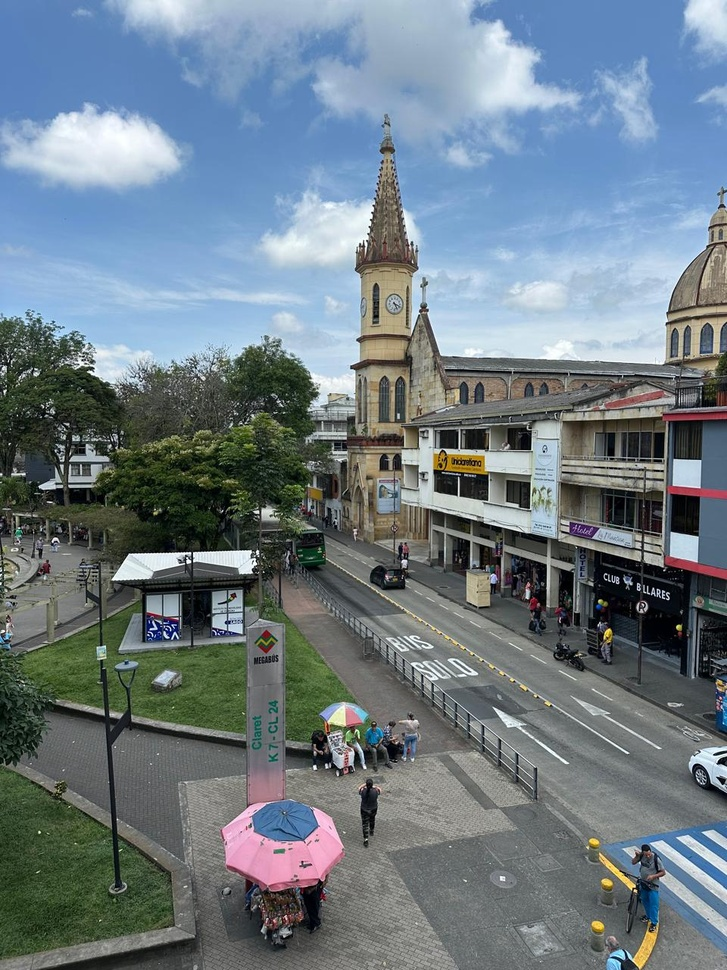
#> input picture Panorama/img3.jpg, 727 x 970 px, shrunk from 960 x 1280 before the run
$ python imagestiching.py
#> lines starting #> are read from the running program, lines starting #| are printed output that depends on the picture
"""
MÓDULO DE GENERACIÓN DE IMÁGENES PANORÁMICAS MEDIANTE STITCHING

Este módulo permite la unión de múltiples imágenes utilizando técnicas de visión por computadora.
Incluye la detección de puntos clave, la coincidencia de características y la estimación de homografía
para generar una imagen panorámica a partir de varias imágenes de entrada.

Autores:
    - Nairo Guerrero Marquez
    - Fabian Esteban Quintero
    - Juan Esteban Osorio Montoya
"""

import cv2
import numpy as np
import matplotlib.pyplot as plt


class Imagestiching:
    """
    Clase para realizar la unión de imágenes mediante la técnica de stitching.
    """

    def __init__(self, images: tuple):
        """
        Inicializa la clase con las imágenes a procesar.

        Args:
            images (tuple): Tupla con las rutas de las imágenes a unir.
        """
        # Carga las imágenes desde las rutas proporcionadas
        self.images = [cv2.imread(img) for img in images]
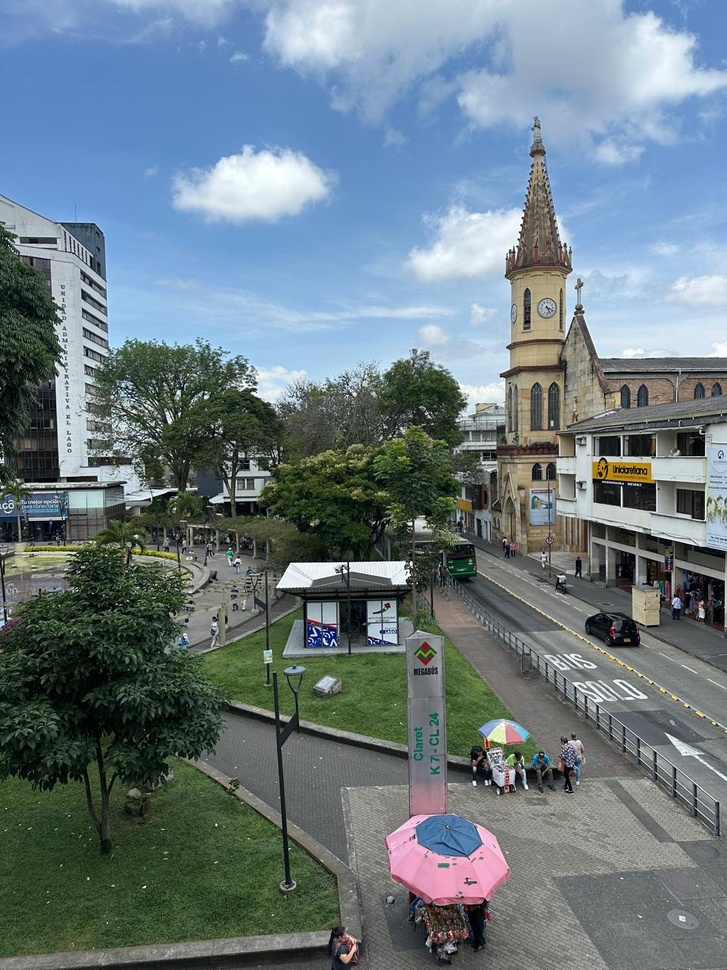
#> input picture Panorama/img2.jpg, 727 x 970 px, shrunk from 960 x 1280 before the run
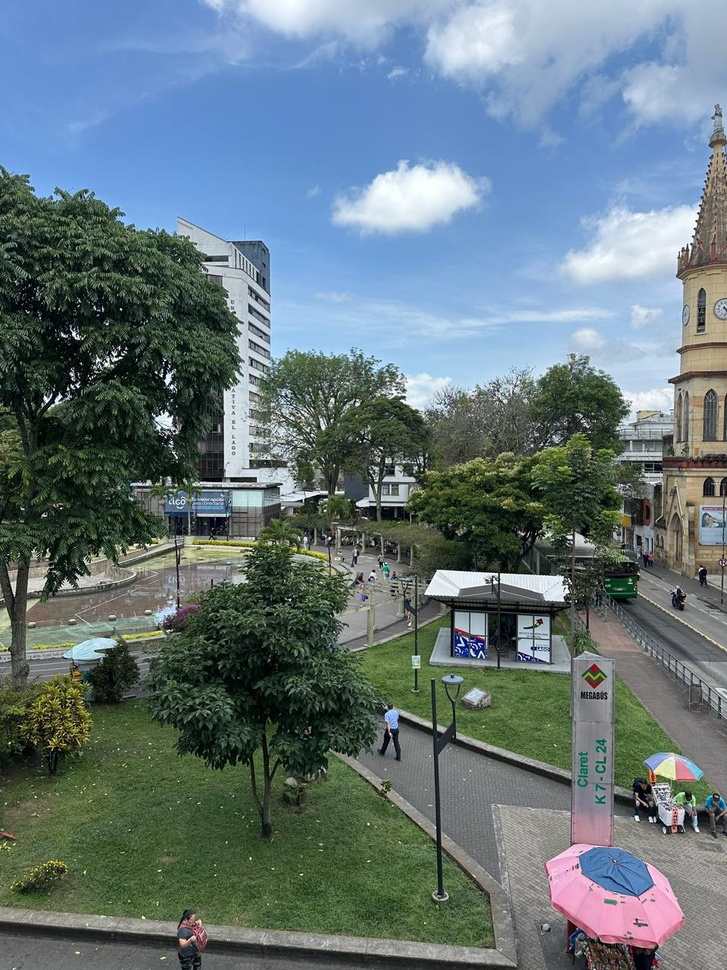
#> input picture Panorama/img1.jpg, 727 x 970 px, shrunk from 960 x 1280 before the run
#> self.images = 3 items
        # Crea un detector de características ORB
        self.descriptor = cv2.ORB.create()
        # Crea un comparador de características usando el algoritmo BFMatcher con norma Hamming
        self.matcher = cv2.BFMatcher(cv2.NORM_HAMMING, crossCheck=True)

    def processimages(self, image):
        """
        Convierte la imagen a escala de grises y RGB.

        Args:
            image (numpy.ndarray): Imagen en formato BGR.

        Returns:
            tuple: Imagen en escala de grises y en formato RGB.
        """
        # Convierte la imagen de BGR a escala de grises
        gray = cv2.cvtColor(image, cv2.COLOR_BGR2GRAY)
        # Convierte la imagen de BGR a RGB para visualización
        rgb = cv2.cvtColor(image, cv2.COLOR_BGR2RGB)

        return gray, rgb

    def keypoints(self, image):
        """
        Detecta los puntos clave y extrae los descriptores de la imagen.

        Args:
            image (numpy.ndarray): Imagen en escala de grises.

        Returns:
            tuple: Lista de puntos clave y matriz de descriptores.
        """
        # Detecta los puntos clave y extrae los descriptores
        keypoints, features = self.descriptor.detectAndCompute(image, None)
        return keypoints, features

    def matchfeatures(self, featuresimg1, featuresimg2):
        """
        Encuentra las mejores coincidencias entre los descriptores de dos imágenes.

        Args:
            featuresimg1 (numpy.ndarray): Descriptores de la primera imagen.
            featuresimg2 (numpy.ndarray): Descriptores de la segunda imagen.

        Returns:
            list: Lista de las mejores coincidencias ordenadas.
        """
        # Encuentra las coincidencias entre los descriptores de ambas imágenes
        best = self.matcher.match(featuresimg1, featuresimg2)
        # Ordena las coincidencias según la distancia (menor es mejor)
        ordered = sorted(best, key=lambda x: x.distance)
        return ordered

    def showmatches(self, img1, keypoints1, img2, keypoints2, matches):
        """
        Muestra las coincidencias entre dos imágenes.

        Args:
            img1 (numpy.ndarray): Primera imagen.
            keypoints1 (list): Puntos clave de la primera imagen.
            img2 (numpy.ndarray): Segunda imagen.
            keypoints2 (list): Puntos clave de la segunda imagen.
            matches (list): Lista de coincidencias entre las imágenes.
        """
        # Convierte las imágenes a RGB para visualización
        _, rgb1 = self.processimages(img1)
        _, rgb2 = self.processimages(img2)
        # Dibuja las primeras 100 coincidencias
        imagenesmapeadas = cv2.drawMatches(rgb1, keypoints1, rgb2, keypoints2, matches[:100], None,
                                           flags=cv2.DrawMatchesFlags_NOT_DRAW_SINGLE_POINTS)
        # Muestra la imagen resultante con las coincidencias
        plt.figure(figsize=(20, 10))
        plt.axis('off')
        plt.imshow(imagenesmapeadas)
        plt.show()

    def homography(self, keypointsimg1, keypointsimg2, matches, umbral):
        """
        Calcula la homografía entre dos imágenes.

        Args:
            keypointsimg1 (list): Puntos clave de la primera imagen.
            keypointsimg2 (list): Puntos clave de la segunda imagen.
            matches (list): Lista de coincidencias entre las imágenes.
            umbral (float): Umbral para la estimación de RANSAC.

        Returns:
            numpy.ndarray: Matriz de transformación homográfica.
        """
        # Extrae las coordenadas de los puntos clave
        keypointsimg1 = np.float32([keypoint.pt for keypoint in keypointsimg1])
        keypointsimg2 = np.float32([keypoint.pt for keypoint in keypointsimg2])

        if len(matches) > 4:
            # Obtiene los puntos de coincidencia
            points_train = np.float32([keypointsimg1[m.queryIdx] for m in matches])
            points_query = np.float32([keypointsimg2[m.trainIdx] for m in matches])
            # Calcula la homografía usando RANSAC
            H, status = cv2.findHomography(points_train, points_query, cv2.RANSAC, umbral)
            return H
        else:
            raise ValueError("Hay menos de 4 puntos que se relacionan")

    def panorama(self):
        """
        Crea una imagen panorámica a partir de las imágenes de entrada.

        Returns:
            numpy.ndarray: Imagen panorámica resultante.
        """
        # Obtiene las imágenes cargadas
        img1, img2, img3 = self.images
#> img1 is the input picture: shape (970, 727, 3); mean B, G, R 133.2, 124.4, 110.6
#> img2 is the input picture: shape (970, 727, 3); mean B, G, R 130.4, 123, 107.5
#> img3 is the input picture: shape (970, 727, 3); mean B, G, R 123.9, 118.6, 101.4
        # Convierte las imágenes a escala de grises
        img1gray, _ = self.processimages(img1)
        img2gray, _ = self.processimages(img2)
        img3gray, _ = self.processimages(img3)
#> in processimages (call 3), `gray = cv2.cvtColor(image, cv2.COLOR_BGR2GRAY)`:
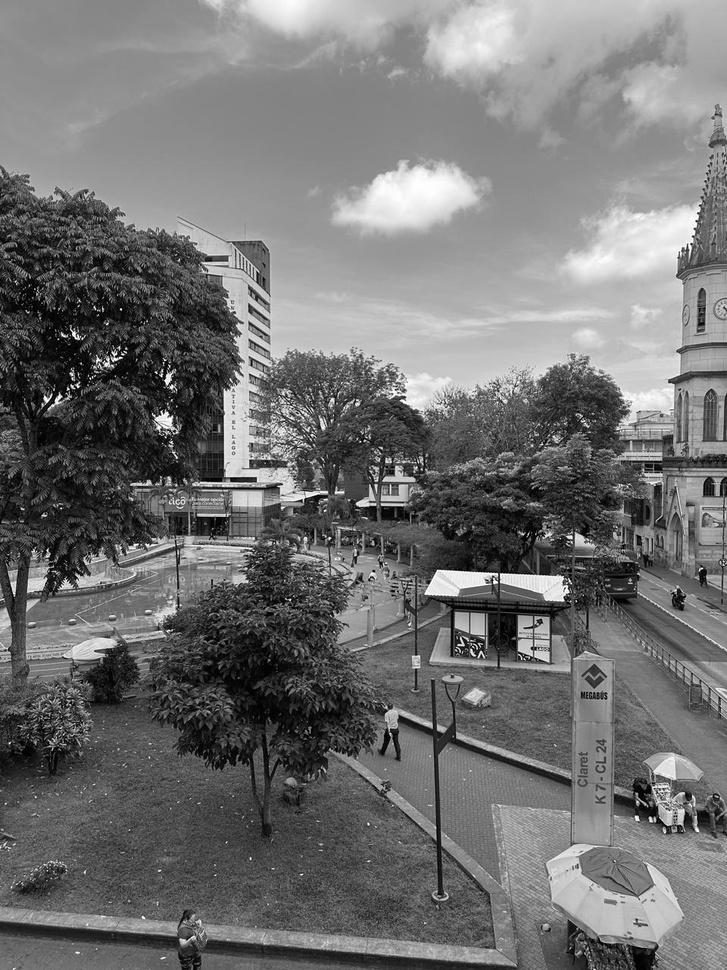
#> gray: shape (970, 727); min 0, max 255, mean 114.1

        # Extrae los puntos clave y descriptores
        keypoints1, features1 = self.keypoints(img1gray)
#> in keypoints, `keypoints, features = self.descriptor.detectAndCompute(image, None)`: keypoints = 500 keypoints; strongest (x, y, size): (188, 562, 31), (189, 553, 31), (152, 626, 31), (174, 633, 31)
#> keypoints1 has the same summary as keypoints in keypoints
        keypoints2, features2 = self.keypoints(img2gray)
#> in keypoints (call 2), `keypoints, features = self.descriptor.detectAndCompute(image, None)`: keypoints = 500 keypoints; strongest (x, y, size): (344, 571, 31), (345, 562, 31), (409, 524, 31), (619, 505, 31)
#> keypoints2 has the same summary as keypoints in keypoints
        keypoints3, features3 = self.keypoints(img3gray)
#> in keypoints (call 3), `keypoints, features = self.descriptor.detectAndCompute(image, None)`: keypoints = 500 keypoints; strongest (x, y, size): (77, 384, 31), (496, 574, 31), (117, 356, 31), (571, 537, 31)
#> keypoints3 has the same summary as keypoints in keypoints

        # Encuentra coincidencias entre imágenes consecutivas
        matches12 = self.matchfeatures(features1, features2)
#> in matchfeatures, `best = self.matcher.match(featuresimg1, featuresimg2)`: best = 249 matches
#> matches12 = 249 matches
        matches23 = self.matchfeatures(features2, features3)
#> in matchfeatures (call 2), `best = self.matcher.match(featuresimg1, featuresimg2)`: best = 203 matches
#> matches23 = 203 matches

        # Muestra las coincidencias encontradas
        self.showmatches(img1, keypoints1, img2, keypoints2, matches12)
#> in showmatches, `imagenesmapeadas = cv2.drawMatches(rgb1, keypoints1, rgb2, keypoints2,..`:
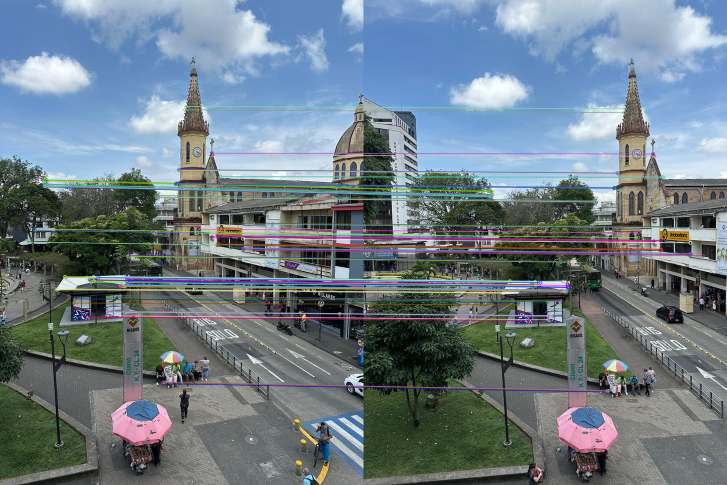
#> imagenesmapeadas: shape (970, 1454, 3) (shown at 1/2 size); mean R, G, B 110.7, 125, 134
        self.showmatches(img2, keypoints2, img3, keypoints3, matches23)
#> in showmatches (call 2), `imagenesmapeadas = cv2.drawMatches(rgb1, keypoints1, rgb2, keypoints2,..`:
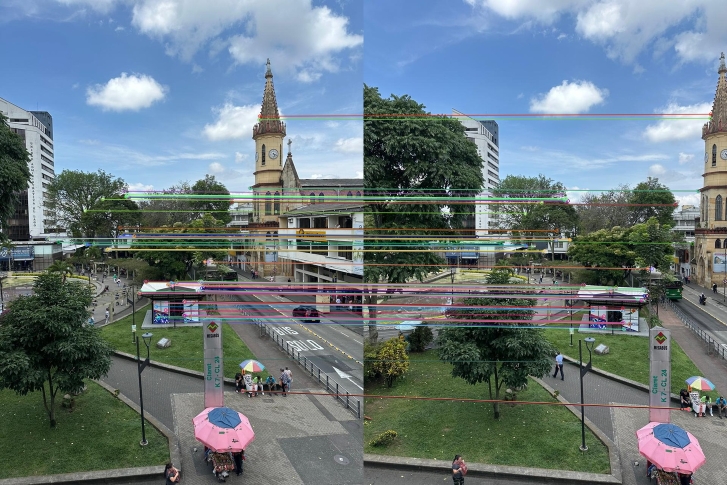
#> imagenesmapeadas: shape (970, 1454, 3) (shown at 1/2 size); mean R, G, B 106.4, 121.8, 128.2

        # Calcula las homografías
        H12 = self.homography(keypoints1, keypoints2, matches12, 5.0)
#> in homography, `keypointsimg1 = np.float32([keypoint.pt for keypoint in keypointsimg1])`: keypointsimg1 = 500 pairs, first value 34 to 695, second value 205 to 916
#> in homography, `keypointsimg2 = np.float32([keypoint.pt for keypoint in keypointsimg2])`: keypointsimg2 = 500 pairs, first value 52.8 to 678.2, second value 213.6 to 931
#> in homography, `points_train = np.float32([keypointsimg1[m.queryIdx] for m in matches])`: points_train = 249 pairs, first value 39.6 to 672, second value 205 to 916
#> in homography, `points_query = np.float32([keypointsimg2[m.trainIdx] for m in matches])`: points_query = 249 pairs, first value 54 to 678.2, second value 214 to 931
#> in homography, `H, status = cv2.findHomography(points_train, points_query, cv2.RANSAC,..`: H = [[0.755, 0.01, 171.5], [-0.168, 0.883, 64.56], [-0.000323, -2.36e-05, 1]]; status = 249 values, max 1 at index 0, min 0 at index 39, mean 0.855
#> H12 has the same summary as H in homography
        H23 = self.homography(keypoints2, keypoints3, matches23, 5.0)
#> H23 = [[0.737, 0.0304, 171.4], [-0.208, 0.969, 39.57], [-0.000487, 0.000111, 1]]

        # Define el tamaño del lienzo
        width = img1.shape[1] + img2.shape[1] + img3.shape[1]
#> width = 2181
        height = max(img1.shape[0], img2.shape[0], img3.shape[0])
#> height = 970

        # Aplica la transformación de perspectiva
        panorama12 = cv2.warpPerspective(img1, H12, (width, height))
        panorama12[0:img2.shape[0], 0:img2.shape[1]] = img2
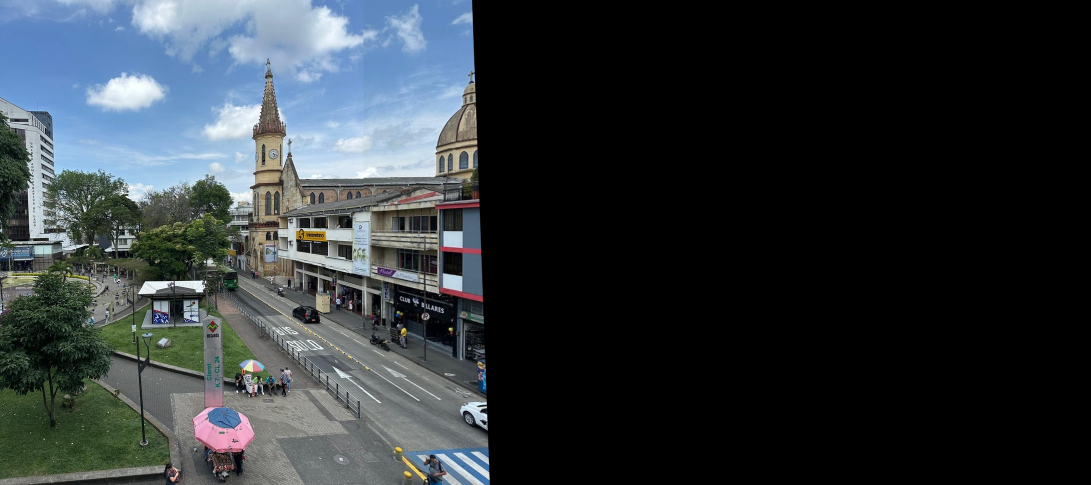
#> panorama12: shape (970, 2181, 3) (shown at 1/2 size); mean B, G, R 57.9, 54, 47.5
        panorama123 = cv2.warpPerspective(panorama12, H23, (width, height))
        panorama123[0:img3.shape[0], 0:img3.shape[1]] = img3
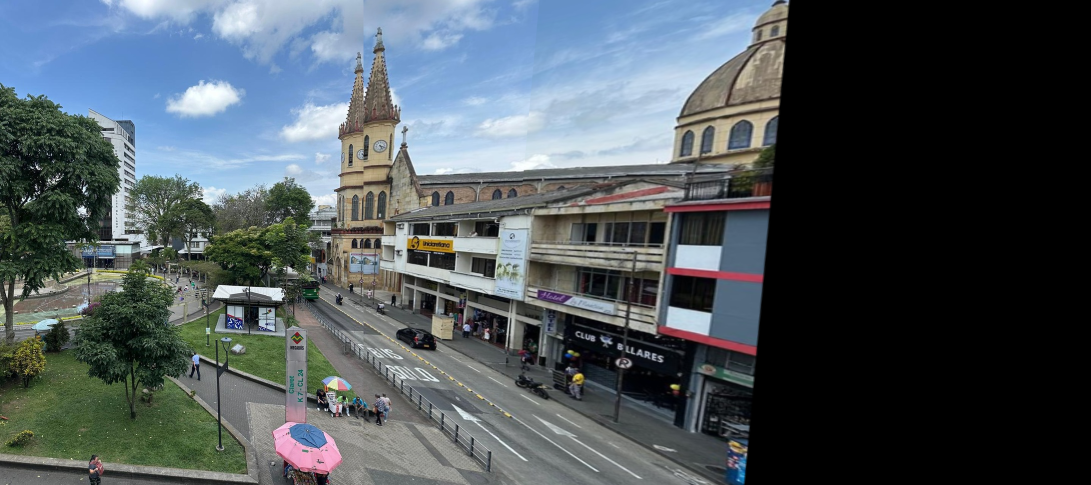
#> panorama123: shape (970, 2181, 3) (shown at 1/2 size); mean B, G, R 90.4, 85.4, 76.3

        return panorama123


if __name__ == "__main__":
    """
    Bloque principal que ejecuta el script.
    """
    images = ['img3.jpg', 'img2.jpg', 'img1.jpg']  # Lista con las rutas de las imágenes a unir
    stitcher = Imagestiching(images)  # Instancia de la clase Imagestiching
    panorama = stitcher.panorama()  # Genera la imagen panorámica
    cv2.imwrite('panorama.jpg', panorama)  # Guarda la imagen panorámica en un archivo
    cv2.imshow('Panorama', panorama)  # Muestra la imagen panorámica en una ventana
    cv2.waitKey(0)  # Espera una tecla para cerrar la ventana
    cv2.destroyAllWindows()  # Cierra todas las ventanas abiertas de OpenCV
